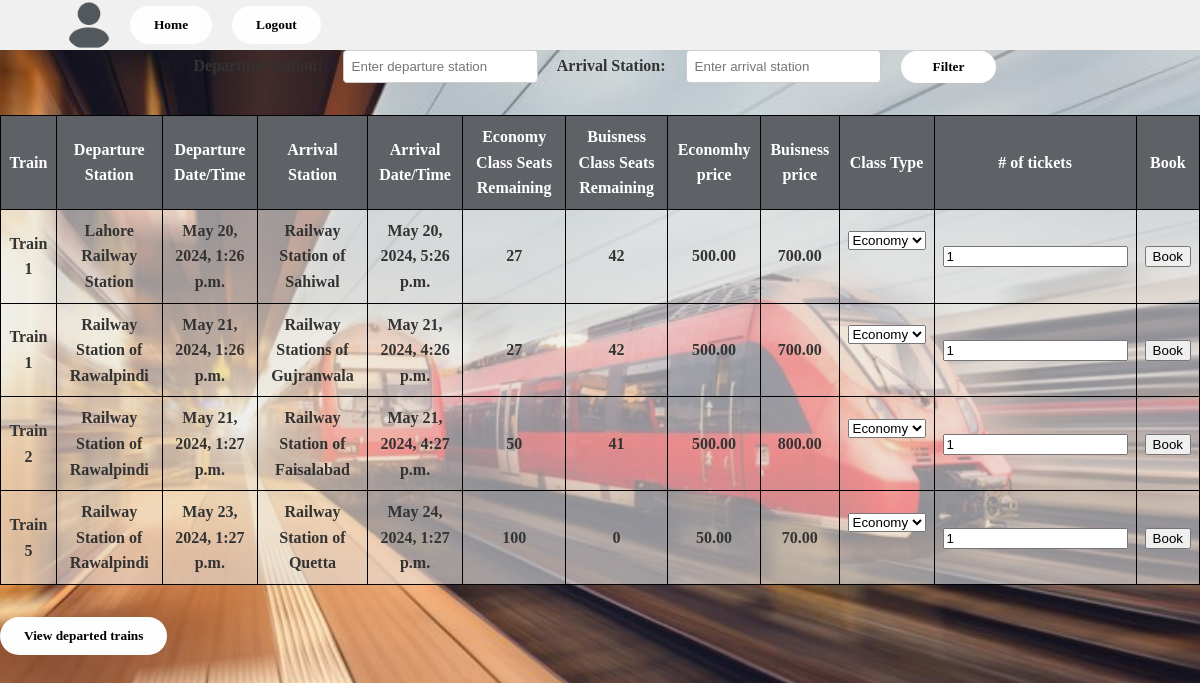
The page /bookings/ on the database its author committed.
### Schedules/models.py (models this page shows, shortened)
class TrainSchedule(models.Model):
    DEPARTURE_STATUS_CHOICES = (
        ('No', 'NotDeparted'),
        ('Yes', 'Departed'),
        ('Cancelled', 'Cancelled'),
        ('Delayed', 'Delayed'),
    )
    train = models.ForeignKey(Train, on_delete=models.CASCADE)
    DepartureStation = models.ForeignKey(Station, related_name='departure_schedules', on_delete=models.CASCADE, default=None)
    ArrivalStation = models.ForeignKey(Station, related_name='arrival_schedule', on_delete=models.CASCADE, default=None)
    departure_time = models.DateTimeField()
    arrival_time = models.DateTimeField()
    departure_status = models.CharField(max_length=10, choices=DEPARTURE_STATUS_CHOICES, default='No')
    date = models.DateField(default=date.today)
    @property
    def available_economy_seats(self):
        booked_tickets = Ticket.objects.filter(train=self.train, sourceStation=self.DepartureStation, destinationStation=self.ArrivalStation, classType='Economy').count()
        return self.train.economy_capacity - booked_tickets
    @property
    def available_business_seats(self):
        booked_tickets = Ticket.objects.filter(train=self.train, sourceStation=self.DepartureStation, destinationStation=self.ArrivalStation, classType='Business').count()
        return self.train.business_capacity - booked_tickets
    def calculate_price(self, class_type):
        if class_type == "economy":
            base_price = self.train.economyClassPrice
        elif class_type == "business":
            base_price = self.train.businessClassPrice
        else:
            raise ValueError("Invalid class type")
        return base_price

### Trains/models.py (models this page shows, shortened)
class Train(models.Model):
    name = models.CharField(max_length=100)
    economy_capacity = models.IntegerField(default=0)  # Capacity for economy class
    business_capacity = models.IntegerField(default=0)  # Capacity for business class
    economyClassPrice = models.DecimalField(max_digits=10, decimal_places=2)
    businessClassPrice = models.DecimalField(max_digits=10, decimal_places=2)

### Stations/models.py (models this page shows, shortened)
class Station(models.Model):
    name = models.CharField(max_length=100)
    location = models.CharField(max_length=100)
    distance = models.DecimalField(max_digits=10, decimal_places=2, default=1)  # Distance from a reference point

### Schedules/views.py (the view)
# urls.py: path('bookings/', trainDetails, name='bookings'),
def trainDetails(request):
    current_time = timezone.now()
    available_trains = Train.objects.all()
    available_stations = Station.objects.all()
    train_schedules = TrainSchedule.objects.filter(departure_time__gte=current_time)
    departure_station = request.GET.get('departure')
    arrival_station = request.GET.get('arrival')
    if departure_station and arrival_station:
        train_schedules = train_schedules.filter(
            DepartureStation__name__icontains=departure_station,
            ArrivalStation__name__icontains=arrival_station
        )
    for schedule in train_schedules:
        schedule.economy_price = schedule.calculate_price("economy")
        schedule.business_price = schedule.calculate_price("business")
    return render(request, 'schedules.html',
    {
        'train_schedules': train_schedules,
    })

### Schedules/templates/schedules.html (shortened to what this page needs)
<!DOCTYPE html>
<html lang="en">
<head>
    <link rel="stylesheet" href="/static/schedules.css">
</head>
<body>
    <header>
        <header>
            <div class="user-info">
                <img src="/static/avatar.png" alt="User Avatar">
            </div>
            <div class="action-buttons">
                <a href="/user/userPage"><button>Home</button></a>
                <a href="/user/login"><button>Logout</button></a>
            </div>
        </header>
    </header>
    <main>
        <form method="GET" action="{% url 'Schedules:TrainDetails' %}">
            <label for="departure">Departure Station:</label>
            <input type="text" name="departure" id="departure" placeholder="Enter departure station">
            <label for="arrival">Arrival Station:</label>
            <input type="text" name="arrival" id="arrival" placeholder="Enter arrival station">
            <button type="submit">Filter</button>
        </form>
        <table>
            <thead>
                <tr>
                    <th>Train</th>
                    <th>Departure Station</th>
                    <th>Departure Date/Time</th>
                    <th>Arrival Station</th>
                    <th>Arrival Date/Time</th>
                    <th>Economy Class Seats Remaining</th>
                    <th>Buisness Class Seats Remaining</th>
                    <th>Economhy price</th>
                    <th>Buisness price</th>
                    <th>Class Type</th>
                    <th># of tickets</th>
                    <th>Book</th>
                </tr>
            </thead>
            <tbody>
                {% for schedule in train_schedules %}
                    <tr>
                        <td>{{ schedule.train.name }}</td>
                        <td>{{ schedule.DepartureStation.name }}</td>
                        <td>{{ schedule.departure_time }}</td>
                        <td>{{ schedule.ArrivalStation.name }}</td>
                        <td>{{ schedule.arrival_time }}</td>
                        <td>{{ schedule.available_economy_seats }}</td>
                        <td>{{ schedule.available_business_seats }}</td>
                        <td>{{ schedule.economy_price }}</td>
                        <td>{{ schedule.business_price }}</td>
                        <td>
                            <form method="post" action="{% url 'Bookings:BookTicket' schedule.id %}">
                                <select name="class_type" id="class_type">
                                    <option value="economy">Economy</option>
                                </select>
                            </td>
                            <td>
                                <form method="post" action="{% url 'Bookings:BookTicket' schedule.id %}">
                                    <input type="number" name="num_tickets" id="num_tickets" min="1" value="1">
                            </td>
                        <td>
                            <form method="post" action="{% url 'Bookings:BookTicket' schedule.id %}">
                               <input type="submit" value="Book">
                            </form>
                        </td>
                    </tr>
                {% endfor %}
            </tbody>
        </table>
        <a href="{% url 'Schedules:DepartedTrains' %}"><button>View departed trains</button></a>
    </main>
</body>
</html>

### Schedules/static/schedules.css (style rules this page uses)
body { margin: 0; padding: 0; font-family: Arial, sans-serif; background-color: #f2f4f8; color: #333; line-height: 1.6; background-image: url(dashboard.jpg); background-size: cover; background-repeat: no-repeat; background-attachment: fixed; font-family: 'verdana'; font-weight: bold; }
header { position: relative; display: flex; justify-content: space-between; align-items: center; background-color: #f0f0f0; padding: 0 2rem; }
.user-info { display: flex; align-items: center; }
.user-info img { width: 50px; height: 50px; border-radius: 50%; margin-right: 1rem; }
.action-buttons { display: flex; align-items: center; }
.action-buttons a { margin-right: 10px; text-decoration: none; color: #fff; }
form { margin-bottom: 2rem; text-align: center; }
form label { font-weight: bold; margin-right: 1rem; }
form input[type="text"] { padding: 0.5rem; border: 1px solid #ccc; border-radius: 4px; margin-right: 1rem; }
form button[type="submit"] { padding: 0.5rem 2rem; background-color: #ffffff; color: #000; border: none; border-radius: 20px; cursor: pointer; transition: background-color 0.3s; }
table { width: 100%; border-collapse: collapse; margin-bottom: 2rem; }
th, td { border: 1px solid #000; padding: 0.5rem; text-align: center; background-color: rgb(231 231 231 / 60%); }
th { background-color: #5e6165; color: #fff; }
button { padding: 0.7rem 1.5rem; margin-right: 10px; background-color: #fffefe; color: #000; border: none; border-radius: 20px; cursor: pointer; transition: background-color 0.3s; font-family: 'verdana'; font-weight: bold; }

### rows shown on the page
TrainSchedule: train.name "Train 1", DepartureStation.name "Lahore Railway Station", departure_time "May 20, 2024, 1:26 p.m.", ArrivalStation.name "Railway Station of Sahiwal", arrival_time "May 20, 2024, 5:26 p.m.", available_economy_seats "27", available_business_seats "42", economy_price "500.00", business_price "700.00"
TrainSchedule: train.name "Train 1", DepartureStation.name "Railway Station of Rawalpindi", departure_time "May 21, 2024, 1:26 p.m.", ArrivalStation.name "Railway Stations of Gujranwala", arrival_time "May 21, 2024, 4:26 p.m.", available_economy_seats "27", available_business_seats "42", economy_price "500.00", business_price "700.00"
TrainSchedule: train.name "Train 2", DepartureStation.name "Railway Station of Rawalpindi", departure_time "May 21, 2024, 1:27 p.m.", ArrivalStation.name "Railway Station of Faisalabad", arrival_time "May 21, 2024, 4:27 p.m.", available_economy_seats "50", available_business_seats "41", economy_price "500.00", business_price "800.00"
TrainSchedule: train.name "Train 5", DepartureStation.name "Railway Station of Rawalpindi", departure_time "May 23, 2024, 1:27 p.m.", ArrivalStation.name "Railway Station of Quetta", arrival_time "May 24, 2024, 1:27 p.m.", available_economy_seats "100", available_business_seats "0", economy_price "50.00", business_price "70.00"
